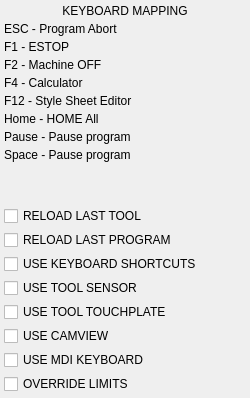
                  <widget class="QWidget" name="frm_settings1" native="true">
                   <property name="sizePolicy">
                    <sizepolicy hsizetype="Preferred" vsizetype="Preferred">
                     <horstretch>0</horstretch>
                     <verstretch>0</verstretch>
                    </sizepolicy>
                   </property>
                   <property name="minimumSize">
                    <size>
                     <width>250</width>
                     <height>0</height>
                    </size>
                   </property>
                   <property name="maximumSize">
                    <size>
                     <width>250</width>
                     <height>16777215</height>
                    </size>
                   </property>
                   <layout class="QVBoxLayout" name="verticalLayout_10">
                    <property name="spacing">
                     <number>4</number>
                    </property>
                    <property name="sizeConstraint">
                     <enum>QLayout::SetDefaultConstraint</enum>
                    </property>
                    <property name="leftMargin">
                     <number>4</number>
                    </property>
                    <property name="topMargin">
                     <number>4</number>
                    </property>
                    <property name="rightMargin">
                     <number>4</number>
                    </property>
                    <property name="bottomMargin">
                     <number>4</number>
                    </property>
                    <item>
                     <widget class="QLabel" name="label_23">
                      <property name="frameShape">
                       <enum>QFrame::NoFrame</enum>
                      </property>
                      <property name="frameShadow">
                       <enum>QFrame::Raised</enum>
                      </property>
                      <property name="text">
                       <string>KEYBOARD MAPPING</string>
                      </property>
                      <property name="alignment">
                       <set>Qt::AlignCenter</set>
                      </property>
                     </widget>
                    </item>
                    <item>
                     <widget class="QLabel" name="label_29">
                      <property name="text">
                       <string>ESC - Program Abort</string>
                      </property>
                     </widget>
                    </item>
                    <item>
                     <widget class="QLabel" name="label_30">
                      <property name="text">
                       <string>F1 - ESTOP</string>
                      </property>
                     </widget>
                    </item>
                    <item>
                     <widget class="QLabel" name="label_31">
                      <property name="text">
                       <string>F2 - Machine OFF</string>
                      </property>
                     </widget>
                    </item>
                    <item>
                     <widget class="QLabel" name="label_27">
                      <property name="text">
                       <string>F4 - Calculator</string>
                      </property>
                     </widget>
                    </item>
                    <item>
                     <widget class="QLabel" name="label_35">
                      <property name="text">
                       <string>F12 - Style Sheet Editor</string>
                      </property>
                     </widget>
                    </item>
                    <item>
                     <widget class="QLabel" name="label_34">
                      <property name="text">
                       <string>Home - HOME All</string>
                      </property>
                     </widget>
                    </item>
                    <item>
                     <widget class="QLabel" name="label_20">
                      <property name="text">
                       <string>Pause - Pause program</string>
                      </property>
                     </widget>
                    </item>
                    <item>
                     <widget class="QLabel" name="label_15">
                      <property name="text">
                       <string>Space - Pause program</string>
                      </property>
                     </widget>
                    </item>
                    <item>
                     <spacer name="verticalSpacer_2">
                      <property name="orientation">
                       <enum>Qt::Vertical</enum>
                      </property>
                      <property name="sizeHint" stdset="0">
                       <size>
                        <width>20</width>
                        <height>40</height>
                       </size>
                      </property>
                     </spacer>
                    </item>
                    <item>
                     <widget class="QCheckBox" name="chk_reload_tool">
                      <property name="sizePolicy">
                       <sizepolicy hsizetype="Preferred" vsizetype="Fixed">
                        <horstretch>0</horstretch>
                        <verstretch>0</verstretch>
                       </sizepolicy>
                      </property>
                      <property name="toolTip">
                       <string>Reload last loaded tool</string>
                      </property>
                      <property name="text">
                       <string>RELOAD LAST TOOL</string>
                      </property>
                     </widget>
                    </item>
                    <item>
                     <widget class="QCheckBox" name="chk_reload_program">
                      <property name="sizePolicy">
                       <sizepolicy hsizetype="Preferred" vsizetype="Fixed">
                        <horstretch>0</horstretch>
                        <verstretch>0</verstretch>
                       </sizepolicy>
                      </property>
                      <property name="toolTip">
                       <string>Reload last loaded program</string>
                      </property>
                      <property name="text">
                       <string>RELOAD LAST PROGRAM</string>
                      </property>
                     </widget>
                    </item>
                    <item>
                     <widget class="QCheckBox" name="chk_use_keyboard">
                      <property name="sizePolicy">
                       <sizepolicy hsizetype="Preferred" vsizetype="Fixed">
                        <horstretch>0</horstretch>
                        <verstretch>0</verstretch>
                       </sizepolicy>
                      </property>
                      <property name="toolTip">
                       <string>Enable keyboard shortcuts</string>
                      </property>
                      <property name="text">
                       <string>USE KEYBOARD SHORTCUTS</string>
                      </property>
                     </widget>
                    </item>
                    <item>
                     <widget class="QCheckBox" name="chk_use_tool_sensor">
                      <property name="sizePolicy">
                       <sizepolicy hsizetype="Preferred" vsizetype="Preferred">
                        <horstretch>0</horstretch>
                        <verstretch>0</verstretch>
                       </sizepolicy>
                      </property>
                      <property name="toolTip">
                       <string>Enable use of tool sensor for tool touchoff</string>
                      </property>
                      <property name="text">
                       <string>USE TOOL SENSOR</string>
                      </property>
                     </widget>
                    </item>
                    <item>
                     <widget class="QCheckBox" name="chk_use_touchplate">
                      <property name="toolTip">
                       <string>Enable tool touchplate for tool touchoff</string>
                      </property>
                      <property name="text">
                       <string>USE TOOL TOUCHPLATE</string>
                      </property>
                     </widget>
                    </item>
                    <item>
                     <widget class="QCheckBox" name="chk_use_camera">
                      <property name="sizePolicy">
                       <sizepolicy hsizetype="Preferred" vsizetype="Preferred">
                        <horstretch>0</horstretch>
                        <verstretch>0</verstretch>
                       </sizepolicy>
                      </property>
                      <property name="text">
                       <string>USE CAMVIEW</string>
                      </property>
                     </widget>
                    </item>
                    <item>
                     <widget class="QCheckBox" name="chk_use_mdi_keyboard">
                      <property name="sizePolicy">
                       <sizepolicy hsizetype="Preferred" vsizetype="Preferred">
                        <horstretch>0</horstretch>
                        <verstretch>0</verstretch>
                       </sizepolicy>
                      </property>
                      <property name="text">
                       <string>USE MDI KEYBOARD</string>
                      </property>
                     </widget>
                    </item>
                    <item>
                     <widget class="QCheckBox" name="chk_override_limits">
                      <property name="sizePolicy">
                       <sizepolicy hsizetype="Preferred" vsizetype="Fixed">
                        <horstretch>0</horstretch>
                        <verstretch>0</verstretch>
                       </sizepolicy>
                      </property>
                      <property name="text">
                       <string>OVERRIDE LIMITS</string>
                      </property>
                     </widget>
                    </item>
                   </layout>
                   <zorder>label_23</zorder>
                   <zorder>label_29</zorder>
                   <zorder>label_30</zorder>
                   <zorder>label_31</zorder>
                   <zorder>label_35</zorder>
                   <zorder>label_34</zorder>
                   <zorder>label_20</zorder>
                   <zorder>chk_reload_tool</zorder>
                   <zorder>chk_reload_program</zorder>
                   <zorder>chk_use_keyboard</zorder>
                   <zorder>chk_use_tool_sensor</zorder>
                   <zorder>chk_override_limits</zorder>
                   <zorder>chk_use_camera</zorder>
                   <zorder>label_15</zorder>
                   <zorder>chk_use_touchplate</zorder>
                   <zorder>label_27</zorder>
                   <zorder>chk_use_mdi_keyboard</zorder>
                  </widget>
